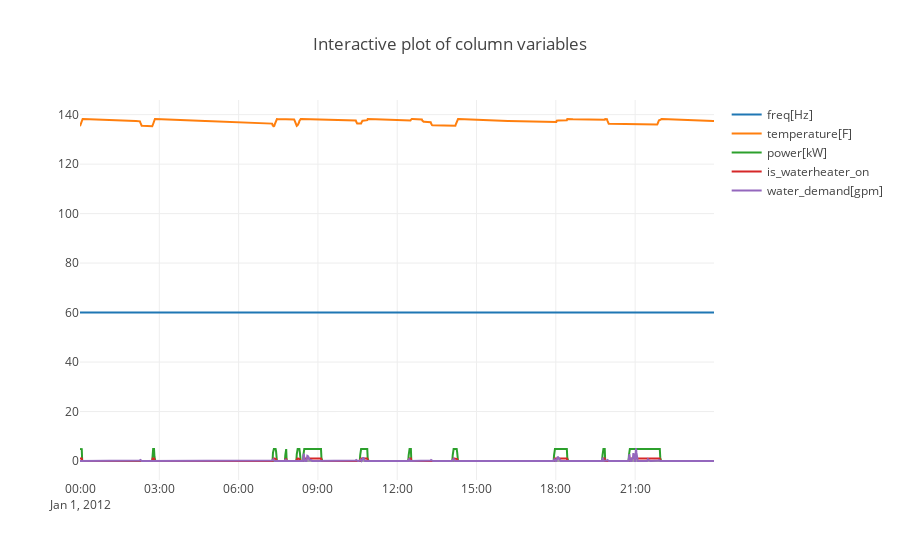

Write notebook code for a chart like this one.
### Code cell
# we can toggle the varialbe to visualize others
plotly_plotdf(df_lenient_freq.resample('1min').mean())

### Figure 1 — Plotly figure (JSON) as saved in the notebook; plotly's stock layout.template omitted (floating-point values rounded to 4 significant figures; data arrays with more than 128 entries replaced by an {"elided": "..."} marker saying what was removed)
{"data": [{"name": "freq[Hz]", "type": "scatter", "x": {"elided": "1440 str values"}, "y": {"elided": "1440 float values"}}, {"name": "temperature[F]", "type": "scatter", "x": {"elided": "1440 str values"}, "y": {"elided": "1440 float values"}}, {"name": "power[kW]", "type": "scatter", "x": {"elided": "1440 str values"}, "y": {"elided": "1440 float values"}}, {"name": "is_waterheater_on", "type": "scatter", "x": {"elided": "1440 str values"}, "y": {"elided": "1440 float values"}}, {"name": "water_demand[gpm]", "type": "scatter", "x": {"elided": "1440 str values"}, "y": {"elided": "1440 float values"}}], "layout": {"showlegend": true, "title": "Interactive plot of column variables"}}
